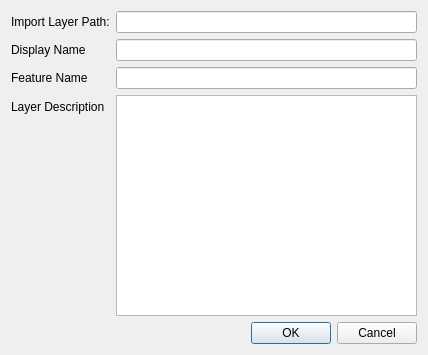
<?xml version="1.0" encoding="UTF-8"?>
<ui version="4.0">
 <class>dlgAddLayer</class>
 <widget class="QDialog" name="dlgAddLayer">
  <property name="geometry">
   <rect>
    <x>0</x>
    <y>0</y>
    <width>428</width>
    <height>355</height>
   </rect>
  </property>
  <property name="windowTitle">
   <string>Add Layer to Project</string>
  </property>
  <property name="windowIcon">
   <iconset>
    <normaloff>../../icon.png</normaloff>../../icon.png</iconset>
  </property>
  <layout class="QFormLayout" name="formLayout">
   <item row="0" column="0">
    <widget class="QLabel" name="label_2">
     <property name="text">
      <string>Import Layer Path:</string>
     </property>
    </widget>
   </item>
   <item row="0" column="1">
    <widget class="QLineEdit" name="lineEdit_import_layer_path">
     <property name="autoFillBackground">
      <bool>false</bool>
     </property>
     <property name="readOnly">
      <bool>true</bool>
     </property>
    </widget>
   </item>
   <item row="1" column="0">
    <widget class="QLabel" name="label">
     <property name="text">
      <string>Display Name</string>
     </property>
    </widget>
   </item>
   <item row="1" column="1">
    <widget class="QLineEdit" name="lineEdit_display_name"/>
   </item>
   <item row="2" column="0">
    <widget class="QLabel" name="label_3">
     <property name="text">
      <string>Feature Name</string>
     </property>
    </widget>
   </item>
   <item row="2" column="1">
    <widget class="QLineEdit" name="lineEdit_feature_name">
     <property name="readOnly">
      <bool>true</bool>
     </property>
    </widget>
   </item>
   <item row="3" column="0">
    <widget class="QLabel" name="label_5">
     <property name="text">
      <string>Layer Description</string>
     </property>
    </widget>
   </item>
   <item row="3" column="1">
    <widget class="QPlainTextEdit" name="plainTextEdit_layer_description"/>
   </item>
   <item row="4" column="1">
    <widget class="QDialogButtonBox" name="buttonBox">
     <property name="orientation">
      <enum>Qt::Horizontal</enum>
     </property>
     <property name="standardButtons">
      <set>QDialogButtonBox::Cancel|QDialogButtonBox::Ok</set>
     </property>
    </widget>
   </item>
  </layout>
 </widget>
 <resources/>
 <connections>
  <connection>
   <sender>buttonBox</sender>
   <signal>accepted()</signal>
   <receiver>dlgAddLayer</receiver>
   <slot>accept()</slot>
   <hints>
    <hint type="sourcelabel">
     <x>248</x>
     <y>254</y>
    </hint>
    <hint type="destinationlabel">
     <x>157</x>
     <y>274</y>
    </hint>
   </hints>
  </connection>
  <connection>
   <sender>buttonBox</sender>
   <signal>rejected()</signal>
   <receiver>dlgAddLayer</receiver>
   <slot>reject()</slot>
   <hints>
    <hint type="sourcelabel">
     <x>316</x>
     <y>260</y>
    </hint>
    <hint type="destinationlabel">
     <x>286</x>
     <y>274</y>
    </hint>
   </hints>
  </connection>
 </connections>
</ui>
